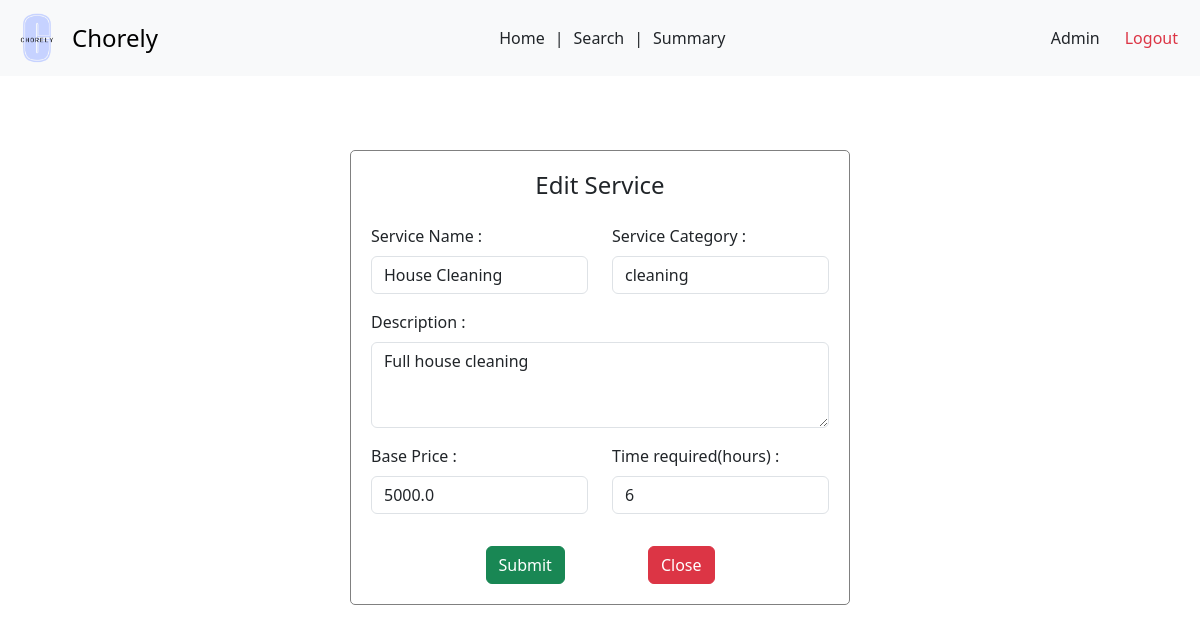
Before: /admin/service/edit/1 with the older database file.
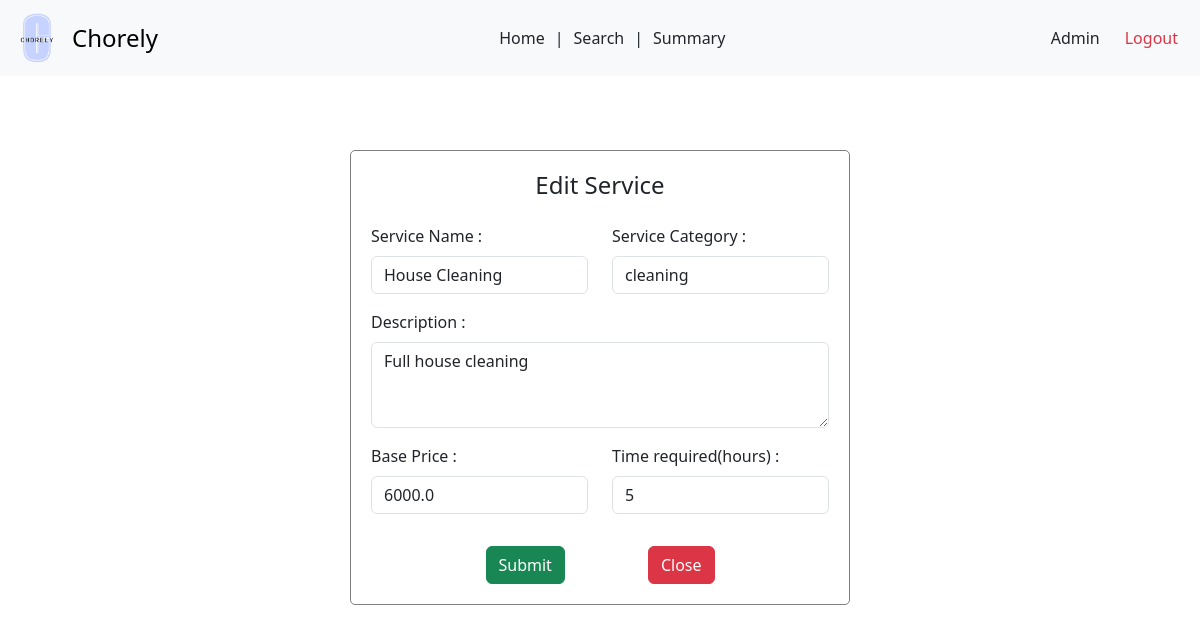
After: the same page with the newer database file.
### backend/models.py (models this page shows)
class Services(db.Model):
    __tablename__ = 'Services'
    service_id = db.Column(db.Integer, primary_key=True, autoincrement=True)
    name = db.Column(db.String, nullable=False)
    description = db.Column(db.String)
    base_price = db.Column(db.Float, nullable=False)
    time_required = db.Column(db.Integer)
    category = db.Column(db.String)
    service_professionals = db.relationship('ServiceProfessionals', backref='service')
    service_requests = db.relationship('ServiceRequests', backref='service')

### backend/adminController.py (the view, shortened to what this page needs)
@app.route('/admin/service/edit/<int:service_id>', methods =['GET', 'POST'])
def edit_service(service_id):
  service = Services.query.get(service_id)
  category_list = [category[0] for category in db.session.query(Services.category).distinct().all()]
  return render_template('service-edit.html', service = service, category_list = category_list)

### templates/service-edit.html (shortened to what this page needs)
<!DOCTYPE html>
<html lang="en">
<head>
  <link rel="stylesheet" href="{{ url_for('static', filename='remarks.css')}}">
  <link href="https://cdn.jsdelivr.net/npm/bootstrap@5.3.3/dist/css/bootstrap.min.css" rel="stylesheet">
  <link rel="stylesheet" href="{{ url_for('static', filename = 'navbar.css')}}">
</head>
<body>
  <nav class="navbar bg-body-tertiary">
    <div class="container-fluid">
      <a class="navbar-brand d-flex align-items-center" href="#" style="text-decoration: none;">
        <img src="{{ url_for('static', filename = 'logo.png')}}" alt="Chorely Logo" width="50" height="50" id="logo">
        <span style="font-size: 1.5rem;">Chorely</span>
      </a>
      <div style="display: flex;">
        <a class="nav-link active" aria-current="page" href="#">Home</a>
        |
        <a class="nav-link" href="#">Search</a>
        |
        <a class="nav-link" href="#">Summary</a>
      </div>
      <div class="d-flex text text-end">
        <a class="nav-link" href="#">Admin</a>
        <a class="nav-link text-danger" href="/userlogin">Logout</a>
      </div>
    </div>
  </nav>
  <div id="main">
    <div id="canvas">
      <div id="form-body">
        <div class="text-center mb-4">
          <h4>Edit Service</h4>
        </div>
          <form action="/admin/service/edit/{{ service.service_id }}" class="mt-3" method="post">
            <div class="row">
              <div class="col-md-6 mb-3">
                <label for="name" class="form-label">Service Name :</label>
                <input type="text" class="form-control" name="name" required autocomplete="off" value="{{ service.name }}">
              </div>
              <div class="col-md-6 mb-3">
                <label for="serviceSelect" class="form-label">Service Category :</label>
                <input list="categoryOptions" id="serviceSelect" name="category" class="form-control" value="{{ service.category }}" placeholder="Select or type..." required>
              </div>
            </div>
            <div class="mb-3">
              <label for="description" class="form-label">Description :</label>
              <textarea class="form-control" id="description" rows="3" name="description">{{ service.description }}</textarea>
            </div>
            <div class="row">
              <div class="col-md-6 mb-3">
                <label for="price" class="form-label">Base Price :</label>
                <input type="text" class="form-control" id="price" name="price" value="{{ service.base_price }}">
              </div>
              <div class="col-md-6 mb-3">
                <label for="time" class="form-label">Time required(hours) :</label>
                <input type="text" class="form-control" id="time" name="time" value="{{ service.time_required }}">
              </div>
            </div>
            <div class="button-group mt-3">
              <button class="btn btn-success">Submit</button>
              <a href="/admin" class="btn btn-danger">Close</a>
            </div>
          </form>
        </div>
      </div>
    </div>
</body>
</html>

Changed rows visible on the page:
changed Services "House Cleaning": price "5000.0" → "6000.0"; time "6" → "5"
